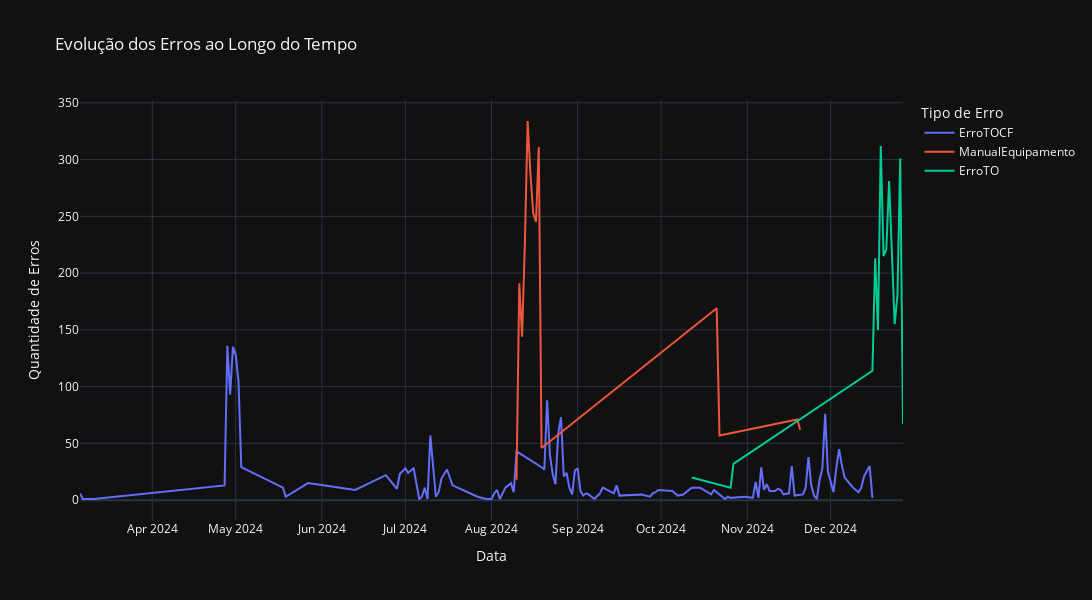

This figure's notebook cell:
### Code cell
# Criando o gráfico de série temporal
fig = px.line(
    df_time_series,
    x="dataref",
    y="quantidade_erros",
    color="status",
    title="Evolução dos Erros ao Longo do Tempo",
    labels={"dataref": "Data", "quantidade_erros": "Quantidade de Erros"},
    template="plotly_dark",
)

fig.update_layout(
    yaxis_title="Quantidade de Erros",
    xaxis_title="Data",
    legend_title="Tipo de Erro",
    width=1200,
    height=600,
)

# Exibindo o gráfico
fig.show()

### Figure 1 — Plotly figure (JSON) as saved in the notebook; plotly's stock layout.template omitted (floating-point values rounded to 4 significant figures)
{"data": [{"hovertemplate": "status=ErroTOCF<br>Data=%{x}<br>Quantidade de Erros=%{y}<extra></extra>", "legendgroup": "ErroTOCF", "line": {"color": "#636efa", "dash": "solid"}, "marker": {"symbol": "circle"}, "mode": "lines", "name": "ErroTOCF", "orientation": "v", "showlegend": true, "type": "scatter", "x": ["2024-03-06T00:00:00", "2024-03-07T00:00:00", "2024-03-11T00:00:00", "2024-04-27T00:00:00", "2024-04-28T00:00:00", "2024-04-29T00:00:00", "2024-04-30T00:00:00", "2024-05-01T00:00:00", "2024-05-02T00:00:00", "2024-05-03T00:00:00", "2024-05-18T00:00:00", "2024-05-19T00:00:00", "2024-05-27T00:00:00", "2024-06-13T00:00:00", "2024-06-24T00:00:00", "2024-06-28T00:00:00", "2024-06-29T00:00:00", "2024-07-01T00:00:00", "2024-07-02T00:00:00", "2024-07-04T00:00:00", "2024-07-06T00:00:00", "2024-07-07T00:00:00", "2024-07-08T00:00:00", "2024-07-09T00:00:00", "2024-07-10T00:00:00", "2024-07-12T00:00:00", "2024-07-13T00:00:00", "2024-07-14T00:00:00", "2024-07-16T00:00:00", "2024-07-18T00:00:00", "2024-07-27T00:00:00", "2024-07-30T00:00:00", "2024-08-01T00:00:00", "2024-08-02T00:00:00", "2024-08-03T00:00:00", "2024-08-04T00:00:00", "2024-08-06T00:00:00", "2024-08-08T00:00:00", "2024-08-09T00:00:00", "2024-08-10T00:00:00", "2024-08-19T00:00:00", "2024-08-20T00:00:00", "2024-08-21T00:00:00", "2024-08-22T00:00:00", "2024-08-23T00:00:00", "2024-08-24T00:00:00", "2024-08-25T00:00:00", "2024-08-26T00:00:00", "2024-08-27T00:00:00", "2024-08-28T00:00:00", "2024-08-29T00:00:00", "2024-08-30T00:00:00", "2024-08-31T00:00:00", "2024-09-01T00:00:00", "2024-09-02T00:00:00", "2024-09-03T00:00:00", "2024-09-04T00:00:00", "2024-09-05T00:00:00", "2024-09-06T00:00:00", "2024-09-07T00:00:00", "2024-09-09T00:00:00", "2024-09-10T00:00:00", "2024-09-14T00:00:00", "2024-09-15T00:00:00", "2024-09-16T00:00:00", "2024-09-24T00:00:00", "2024-09-27T00:00:00", "2024-09-28T00:00:00", "2024-09-29T00:00:00", "2024-09-30T00:00:00", "2024-10-05T00:00:00", "2024-10-07T00:00:00", "2024-10-09T00:00:00", "2024-10-12T00:00:00", "2024-10-15T00:00:00", "2024-10-19T00:00:00", "2024-10-20T00:00:00", "2024-10-24T00:00:00", "2024-10-25T00:00:00", "2024-10-26T00:00:00", "2024-10-31T00:00:00", "2024-11-03T00:00:00", "2024-11-04T00:00:00", "2024-11-05T00:00:00", "2024-11-06T00:00:00", "2024-11-07T00:00:00", "2024-11-08T00:00:00", "2024-11-09T00:00:00", "2024-11-11T00:00:00", "2024-11-12T00:00:00", "2024-11-13T00:00:00", "2024-11-14T00:00:00", "2024-11-16T00:00:00", "2024-11-17T00:00:00", "2024-11-18T00:00:00", "2024-11-21T00:00:00", "2024-11-22T00:00:00", "2024-11-23T00:00:00", "2024-11-24T00:00:00", "2024-11-25T00:00:00", "2024-11-26T00:00:00", "2024-11-27T00:00:00", "2024-11-28T00:00:00", "2024-11-29T00:00:00", "2024-11-30T00:00:00", "2024-12-02T00:00:00", "2024-12-03T00:00:00", "2024-12-04T00:00:00", "2024-12-05T00:00:00", "2024-12-06T00:00:00", "2024-12-09T00:00:00", "2024-12-11T00:00:00", "2024-12-12T00:00:00", "2024-12-13T00:00:00", "2024-12-15T00:00:00", "2024-12-16T00:00:00"], "xaxis": "x", "y": [6, 1, 1, 13, 136, 93, 135, 128, 105, 29, 11, 3, 15, 9, 22, 10, 23, 28, 24, 28, 1, 3, 11, 1, 57, 3, 7, 19, 27, 13, 3, 1, 1, 6, 9, 1, 11, 15, 7, 43, 29, 27, 88, 40, 23, 14, 59, 73, 21, 24, 11, 5, 26, 28, 8, 4, 6, 5, 3, 1, 6, 11, 6, 13, 4, 5, 3, 6, 7, 9, 8, 4, 5, 11, 11, 5, 9, 1, 3, 2, 3, 2, 16, 2, 29, 9, 14, 8, 8, 10, 9, 5, 6, 30, 4, 5, 11, 38, 13, 4, 1, 18, 28, 76, 25, 7, 28, 45, 31, 20, 11, 7, 11, 21, 30, 2], "yaxis": "y"}, {"hovertemplate": "status=ManualEquipamento<br>Data=%{x}<br>Quantidade de Erros=%{y}<extra></extra>", "legendgroup": "ManualEquipamento", "line": {"color": "#EF553B", "dash": "solid"}, "marker": {"symbol": "circle"}, "mode": "lines", "name": "ManualEquipamento", "orientation": "v", "showlegend": true, "type": "scatter", "x": ["2024-08-10T00:00:00", "2024-08-11T00:00:00", "2024-08-12T00:00:00", "2024-08-13T00:00:00", "2024-08-14T00:00:00", "2024-08-15T00:00:00", "2024-08-16T00:00:00", "2024-08-17T00:00:00", "2024-08-18T00:00:00", "2024-08-19T00:00:00", "2024-10-21T00:00:00", "2024-10-22T00:00:00", "2024-11-19T00:00:00", "2024-11-20T00:00:00"], "xaxis": "x", "y": [18, 191, 144, 226, 334, 287, 253, 245, 311, 46, 169, 57, 71, 62], "yaxis": "y"}, {"hovertemplate": "status=ErroTO<br>Data=%{x}<br>Quantidade de Erros=%{y}<extra></extra>", "legendgroup": "ErroTO", "line": {"color": "#00cc96", "dash": "solid"}, "marker": {"symbol": "circle"}, "mode": "lines", "name": "ErroTO", "orientation": "v", "showlegend": true, "type": "scatter", "x": ["2024-10-12T00:00:00", "2024-10-26T00:00:00", "2024-10-27T00:00:00", "2024-12-16T00:00:00", "2024-12-17T00:00:00", "2024-12-18T00:00:00", "2024-12-19T00:00:00", "2024-12-20T00:00:00", "2024-12-21T00:00:00", "2024-12-22T00:00:00", "2024-12-23T00:00:00", "2024-12-24T00:00:00", "2024-12-25T00:00:00", "2024-12-26T00:00:00", "2024-12-27T00:00:00"], "xaxis": "x", "y": [20, 11, 32, 114, 213, 150, 312, 215, 221, 281, 218, 155, 180, 301, 67], "yaxis": "y"}], "layout": {"height": 600, "legend": {"title": {"text": "Tipo de Erro"}, "tracegroupgap": 0}, "title": {"text": "Evolução dos Erros ao Longo do Tempo"}, "width": 1200, "xaxis": {"anchor": "y", "domain": [0, 1], "title": {"text": "Data"}}, "yaxis": {"anchor": "x", "domain": [0, 1], "title": {"text": "Quantidade de Erros"}}}}
